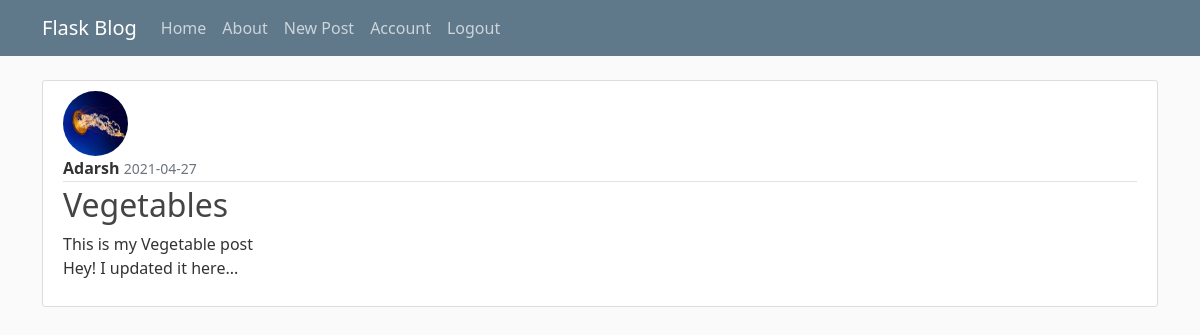
The app's page /post/13 (signed in) with its own data.
### demo/models.py (models this page shows, shortened)
class User(db.Model, UserMixin):
    id = db.Column(db.Integer, primary_key=True)
    username = db.Column(db.String(15), unique=True, nullable=False)
    email = db.Column(db.String(100), unique=True, nullable=False)
    image_file = db.Column(db.String(60), nullable=False, default='default.jpg')
    password = db.Column(db.String(60), nullable=False)
    posts = db.relationship('Post', backref='author', lazy=True)

class Post(db.Model):
    id = db.Column(db.Integer, primary_key=True)
    title = db.Column(db.String(100), nullable=False)
    date_posted = db.Column(db.DateTime, nullable=False, default=datetime.utcnow)
    content = db.Column(db.Text, nullable=False)
    user_id = db.Column(db.Integer, db.ForeignKey('user.id'), nullable=False)

### demo/posts/routes.py (the view)
@posts.route("/post/<int:post_id>")
@login_required
def post(post_id):
    post = Post.query.get_or_404(post_id)
    return render_template('post.html', title=post.title, post=post)

### demo/models.py (called while the page is built)
@login_manager.user_loader
def load_user(user_id):
    return User.query.get(int(user_id))

### demo/templates/post.html (shortened to what this page needs)
{% extends "layout.html" %}
{% block content %}
	<article class="media content-section">
    <img class="rounded-circle article-img" src="{{ url_for('static', filename='profile_pics/' + post.author.image_file) }}">
    <div class="media-body">
      <div class="article-metadata">
        <strong>{{ post.author.username }}</strong>
        <small class="text-muted">{{ post.date_posted.strftime('%Y-%m-%d') }}</small>
      </div>
      <h2>{{ post.title }}</h2>
      <p class="article-content">{{ post.content }}</p>
    </div>
  </article>
{% endblock %}

### demo/static/main.css (style rules this page uses)
body { background: #fafafa; color: #333333; margin-top: 5rem; }
h1, h2, h3, h4, h5, h6 { color: #444444; }
.content-section { background: #ffffff; padding: 10px 20px; border: 1px solid #dddddd; border-radius: 3px; margin-bottom: 20px; }
.article-content { white-space: pre-line; }
.article-img { height: 65px; width: 65px; margin-right: 16px; }
.article-metadata { padding-bottom: 1px; margin-bottom: 4px; border-bottom: 1px solid #e3e3e3 }

### records on screen
User: image_file (picture), author.username "Adarsh"
Post: date_posted "2021-04-27", title "Vegetables", content "This is my Vegetable post Hey! I updated it here..."
